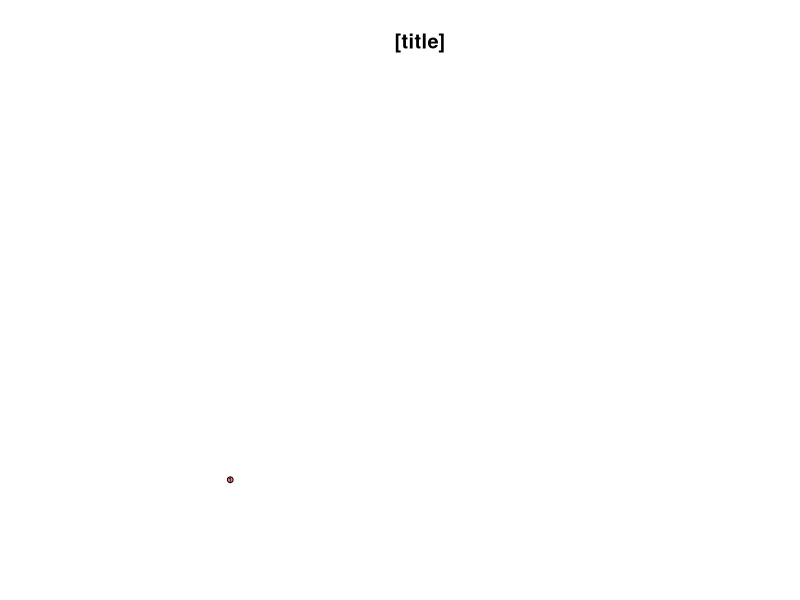
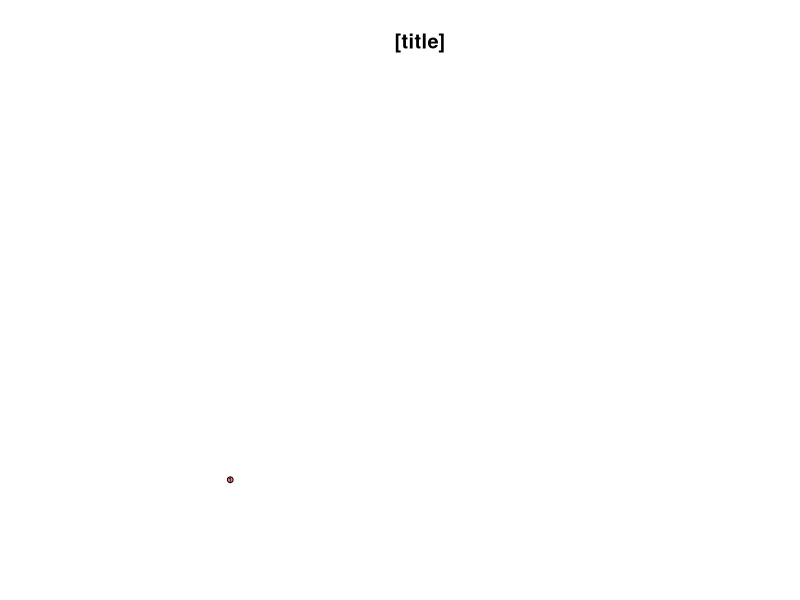
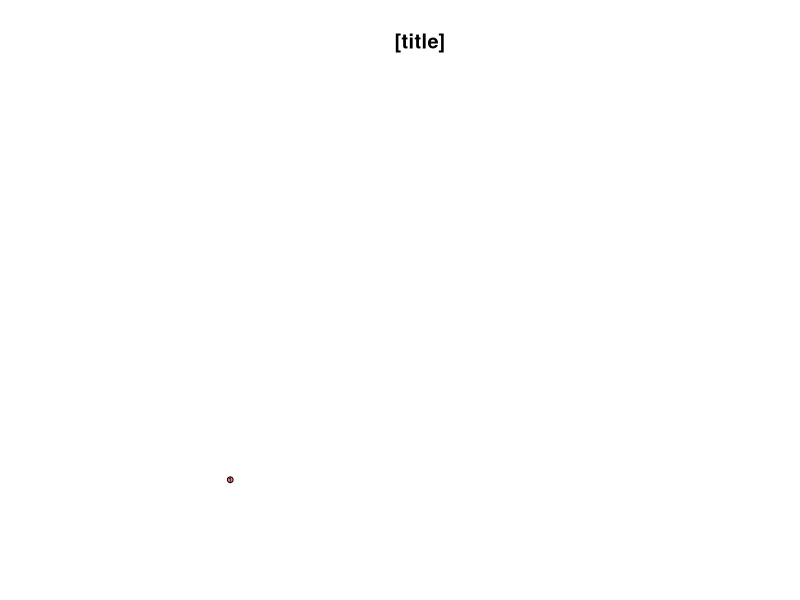

Write R code to recreate these figures, in order. (Note: this script raises an error after producing the figures.)
#THIS IS A DRAFT, THRESHOLDING METHOD IS ON IT'S WAY

args = commandArgs(trailingOnly=TRUE)
matrix_confirm_temp = args[1]
var_score_to_pass = args[2]

#csv var passed from python wrapper script

#formatting
matrix_confirm <- as.matrix(matrix_confirm_temp)
mode(matrix_confirm) <- "numeric"   

#actual igraph, two for different layout options
library("igraph")
ig <- graph.adjacency(matrix_confirm, mode="undirected", weighted=TRUE, diag = FALSE, add.colnames = NULL)

community_clustering <- fastgreedy.community(ig)
cluster_colours <- rainbow(max(membership(community_clustering)), alpha = 0.5)

l <- layout <- layout.reingold.tilford(ig, circular=T) #circ is not useful for connections, but is for name reading / ref for IDs
ll <- layout.fruchterman.reingold(ig, niter=5000) #don't change this to the better layout_with_graphopt below - it's not actually better when the data is contains so many edges like this original will before transformations below
#layout_nicely = same as fruchtermna reingold in my tests   
#circlar plot provided b/c sometimes the characteristics of data can make a typical network hard to read. It's usually not going to be espacially valuable.

pdf(file = "networks_Rplots3.pdf")

plot(ig, layout=l,
     edge.arrow.size=0.5,
     vertex.label.cex=0.5,
     vertex.label.family="Helvetica",
     vertex.label.font=1.5,
     vertex.shape="circle",
     vertex.size=3,
     vertex.color=cluster_colours[membership(community_clustering)],
     vertex.label.color="black",
     main="[title]",
     edge.width=0.3)

plot(ig, layout=ll,
     edge.arrow.size=0.5,
     vertex.label.cex=0.5,
     vertex.label.family="Helvetica",
     vertex.label.font=1.5,
     vertex.shape="circle",
     vertex.size=3,
     vertex.color=cluster_colours[membership(community_clustering)],
     vertex.label.color="black",
     main="[title]",
     edge.width=0.3)


#For edgeweight introduction
te <- delete_edges(ig, E(ig)[weight<1976])
community_clustering <- fastgreedy.community(te)
cluster_colours <- rainbow(max(membership(community_clustering)), alpha = 0.5)
te2 <- layout.fruchterman.reingold(te, niter=5000)

plot(te,
     layout=te2,
     edge.arrow.size=0.5,
     vertex.label.cex=0.5,
     vertex.label.family="Helvetica",
     vertex.label.font=1.5,
     vertex.shape="circle",
     vertex.size=3,
     vertex.color=cluster_colours[membership(community_clustering)],
     vertex.label.color="black",
     edge.width=0.3,
     main="[title]")

#For delete zero edge nodes of edgeweight-adjusted
#gives more spaced + readable clusters but totherwise same as above
dv <- delete.vertices(te, V(te)[degree(te)==0])

community_clustering <- multilevel.community(dv)
cluster_colors <- rainbow(max(membership(community_clustering)), alpha = 0.5)

lld <- layout_with_graphopt(dv, niter=5000,charge = 0.01) #this is BY FAR the best layout

plot(dv,
     layout=lld, 
     edge.arrow.size=0.5, 
     vertex.label.cex=0.5, 
     vertex.label.family="Helvetica",
     vertex.label.font=1.5,
     vertex.shape="circle", 
     vertex.size=3,
     vertex.color=cluster_colors[membership(community_clustering)], 
     vertex.label.color="black", 
     edge.width=0.4, 
     main="[title]")



dev.off()
